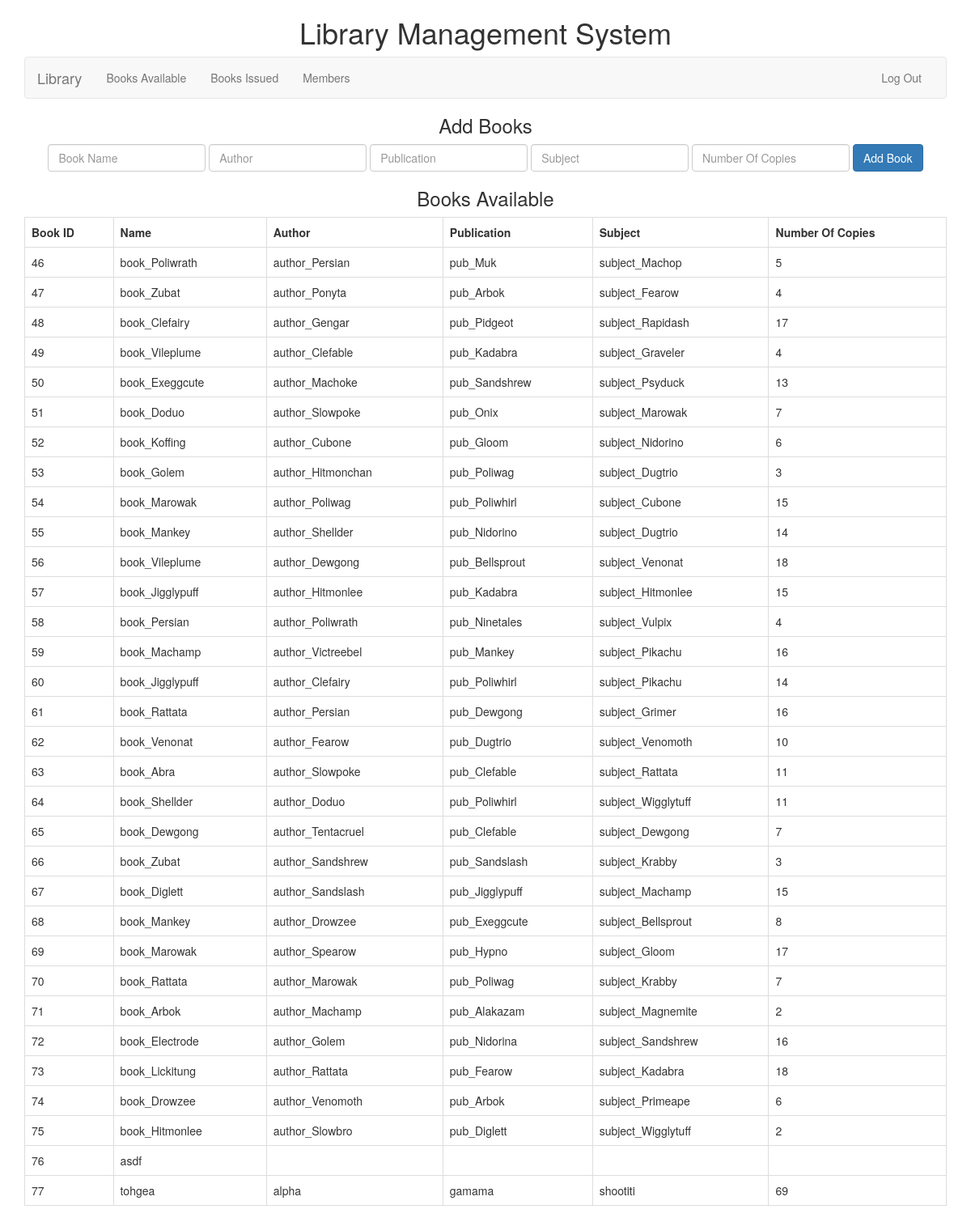
Screenshot of /books (signed in) with the database file from the repository.
### tables this page shows
CREATE TABLE "book_table" (
	`book_id`	INTEGER NOT NULL PRIMARY KEY AUTOINCREMENT,
	`book_name`	TEXT,
	`author`	TEXT,
	`publication`	TEXT,
	`subject`	TEXT,
	`no_of_copies`	INTEGER
);

### application.py (the view)
@app.route("/books", methods=["GET", "POST"])
def bookAvailable():
    if session.get("user_id") is None:
        return redirect(url_for("login"))
    if request.method == "POST":
        if not request.form.get('book_name'):
            return render_template("apology.html", failMessage="Must Provide Book Name.")
        db.execute("INSERT INTO book_table (book_name, author, publication, subject, no_of_copies) "
                   "VALUES (:bname, :author, :pub, :sub, :noc)",
                   bname=request.form.get("book_name"),
                   author=request.form.get("author"),
                   pub=request.form.get("publication"),
                   sub=request.form.get("subject"),
                   noc=request.form.get("no_of_copies"))
        rows = db.execute("SELECT * FROM book_table")
        return render_template("bookAvailable.html", books=rows)
    else:
        rows = db.execute("SELECT * FROM book_table")
        return render_template("bookAvailable.html", books=rows)

### sqllibrary.py (called while the page is built)
    def execute(self, text, *multiparams, **params):
        try:
            statement = sqlalchemy.text(text).bindparams(*multiparams, **params)
            result = self.engine.execute(str(statement.compile(compile_kwargs={"literal_binds": True})))
            if result.returns_rows:
                rows = result.fetchall()
                return [dict(row) for row in rows]
            elif result.lastrowid is not None:
                return result.lastrowid
            else:
                return result.rowcount
        except sqlalchemy.exc.IntegrityError:
            return None
        except Exception as e:
            raise RuntimeError(e)

### templates/bookAvailable.html (shortened to what this page needs)
{% extends "layout.html" %}
{% block main %}
    <h3>Add Books</h3>
    <fieldset>
        <form action="{{ url_for('bookAvailable')}}" class="form-inline" method="post">
            <div class="form-group">
                <input autocomplete="off" autofocus class="form-control" name="book_name" placeholder="Book Name" type="text"/>
            </div>
            <div class="form-group">
                <input autocomplete="off" autofocus class="form-control" name="author" placeholder="Author" type="text"/>
            </div>
            <div class="form-group">
                <input autocomplete="off" autofocus class="form-control" name="publication" placeholder="Publication" type="text"/>
            </div>
            <div class="form-group">
                <input autocomplete="off" autofocus class="form-control" name="subject" placeholder="Subject" type="text"/>
            </div>
            <div class="form-group">
                <input autocomplete="off" autofocus class="form-control" name="no_of_copies" placeholder="Number Of Copies" type="text"/>
            </div>
            <div class="form-group">
                <button class="btn btn-primary" type="submit">Add Book</button>
            </div>
        </form>
    </fieldset>
    <h3>Books Available</h3>
    <table class="table table-bordered">
        <tr>
            <th>Book ID</th>
            <th>Name</th>
            <th>Author</th>
            <th>Publication</th>
            <th>Subject</th>
            <th>Number Of Copies</th>
        </tr>
        {% for book in books %}
        <tr>
        <tr>
            <td>{{ book['book_id'] }}</td>
            <td>{{ book['book_name'] }}</td>
            <td>{{ book['author'] }}</td>
            <td>{{ book['publication'] }}</td>
            <td>{{ book['subject'] }}</td>
            <td>{{ book['no_of_copies'] }}</td>
        </tr>
        {% endfor %}
    </table>
{% endblock %}

### templates/layout.html (style rules this page uses)
.form-control { display: inline-block; width: auto; }
td { text-align: left; }

### rows the page displays
book_table: book_id "46", book_name "book_Poliwrath", author "author_Persian", publication "pub_Muk", subject "subject_Machop", no_of_copies "5"
book_table: book_id "47", book_name "book_Zubat", author "author_Ponyta", publication "pub_Arbok", subject "subject_Fearow", no_of_copies "4"
book_table: book_id "48", book_name "book_Clefairy", author "author_Gengar", publication "pub_Pidgeot", subject "subject_Rapidash", no_of_copies "17"
book_table: book_id "49", book_name "book_Vileplume", author "author_Clefable", publication "pub_Kadabra", subject "subject_Graveler", no_of_copies "4"
book_table: book_id "50", book_name "book_Exeggcute", author "author_Machoke", publication "pub_Sandshrew", subject "subject_Psyduck", no_of_copies "13"
book_table: book_id "51", book_name "book_Doduo", author "author_Slowpoke", publication "pub_Onix", subject "subject_Marowak", no_of_copies "7"
book_table: book_id "52", book_name "book_Koffing", author "author_Cubone", publication "pub_Gloom", subject "subject_Nidorino", no_of_copies "6"
book_table: book_id "53", book_name "book_Golem", author "author_Hitmonchan", publication "pub_Poliwag", subject "subject_Dugtrio", no_of_copies "3"
book_table: book_id "54", book_name "book_Marowak", author "author_Poliwag", publication "pub_Poliwhirl", subject "subject_Cubone", no_of_copies "15"
book_table: book_id "55", book_name "book_Mankey", author "author_Shellder", publication "pub_Nidorino", subject "subject_Dugtrio", no_of_copies "14"
book_table: book_id "56", book_name "book_Vileplume", author "author_Dewgong", publication "pub_Bellsprout", subject "subject_Venonat", no_of_copies "18"
book_table: book_id "57", book_name "book_Jigglypuff", author "author_Hitmonlee", publication "pub_Kadabra", subject "subject_Hitmonlee", no_of_copies "15"
book_table: book_id "58", book_name "book_Persian", author "author_Poliwrath", publication "pub_Ninetales", subject "subject_Vulpix", no_of_copies "4"
book_table: book_id "59", book_name "book_Machamp", author "author_Victreebel", publication "pub_Mankey", subject "subject_Pikachu", no_of_copies "16"
book_table: book_id "60", book_name "book_Jigglypuff", author "author_Clefairy", publication "pub_Poliwhirl", subject "subject_Pikachu", no_of_copies "14"
book_table: book_id "61", book_name "book_Rattata", author "author_Persian", publication "pub_Dewgong", subject "subject_Grimer", no_of_copies "16"
book_table: book_id "62", book_name "book_Venonat", author "author_Fearow", publication "pub_Dugtrio", subject "subject_Venomoth", no_of_copies "10"
book_table: book_id "63", book_name "book_Abra", author "author_Slowpoke", publication "pub_Clefable", subject "subject_Rattata", no_of_copies "11"
book_table: book_id "64", book_name "book_Shellder", author "author_Doduo", publication "pub_Poliwhirl", subject "subject_Wigglytuff", no_of_copies "11"
book_table: book_id "65", book_name "book_Dewgong", author "author_Tentacruel", publication "pub_Clefable", subject "subject_Dewgong", no_of_copies "7"
book_table: book_id "66", book_name "book_Zubat", author "author_Sandshrew", publication "pub_Sandslash", subject "subject_Krabby", no_of_copies "3"
book_table: book_id "67", book_name "book_Diglett", author "author_Sandslash", publication "pub_Jigglypuff", subject "subject_Machamp", no_of_copies "15"
book_table: book_id "68", book_name "book_Mankey", author "author_Drowzee", publication "pub_Exeggcute", subject "subject_Bellsprout", no_of_copies "8"
book_table: book_id "69", book_name "book_Marowak", author "author_Spearow", publication "pub_Hypno", subject "subject_Gloom", no_of_copies "17"
book_table: book_id "70", book_name "book_Rattata", author "author_Marowak", publication "pub_Poliwag", subject "subject_Krabby", no_of_copies "7"
book_table: book_id "71", book_name "book_Arbok", author "author_Machamp", publication "pub_Alakazam", subject "subject_Magnemite", no_of_copies "2"
book_table: book_id "72", book_name "book_Electrode", author "author_Golem", publication "pub_Nidorina", subject "subject_Sandshrew", no_of_copies "16"
book_table: book_id "73", book_name "book_Lickitung", author "author_Rattata", publication "pub_Fearow", subject "subject_Kadabra", no_of_copies "18"
book_table: book_id "74", book_name "book_Drowzee", author "author_Venomoth", publication "pub_Arbok", subject "subject_Primeape", no_of_copies "6"
book_table: book_id "75", book_name "book_Hitmonlee", author "author_Slowbro", publication "pub_Diglett", subject "subject_Wigglytuff", no_of_copies "2"
book_table: book_id "76", book_name "asdf"
book_table: book_id "77", book_name "tohgea", author "alpha", publication "gamama", subject "shootiti", no_of_copies "69"
